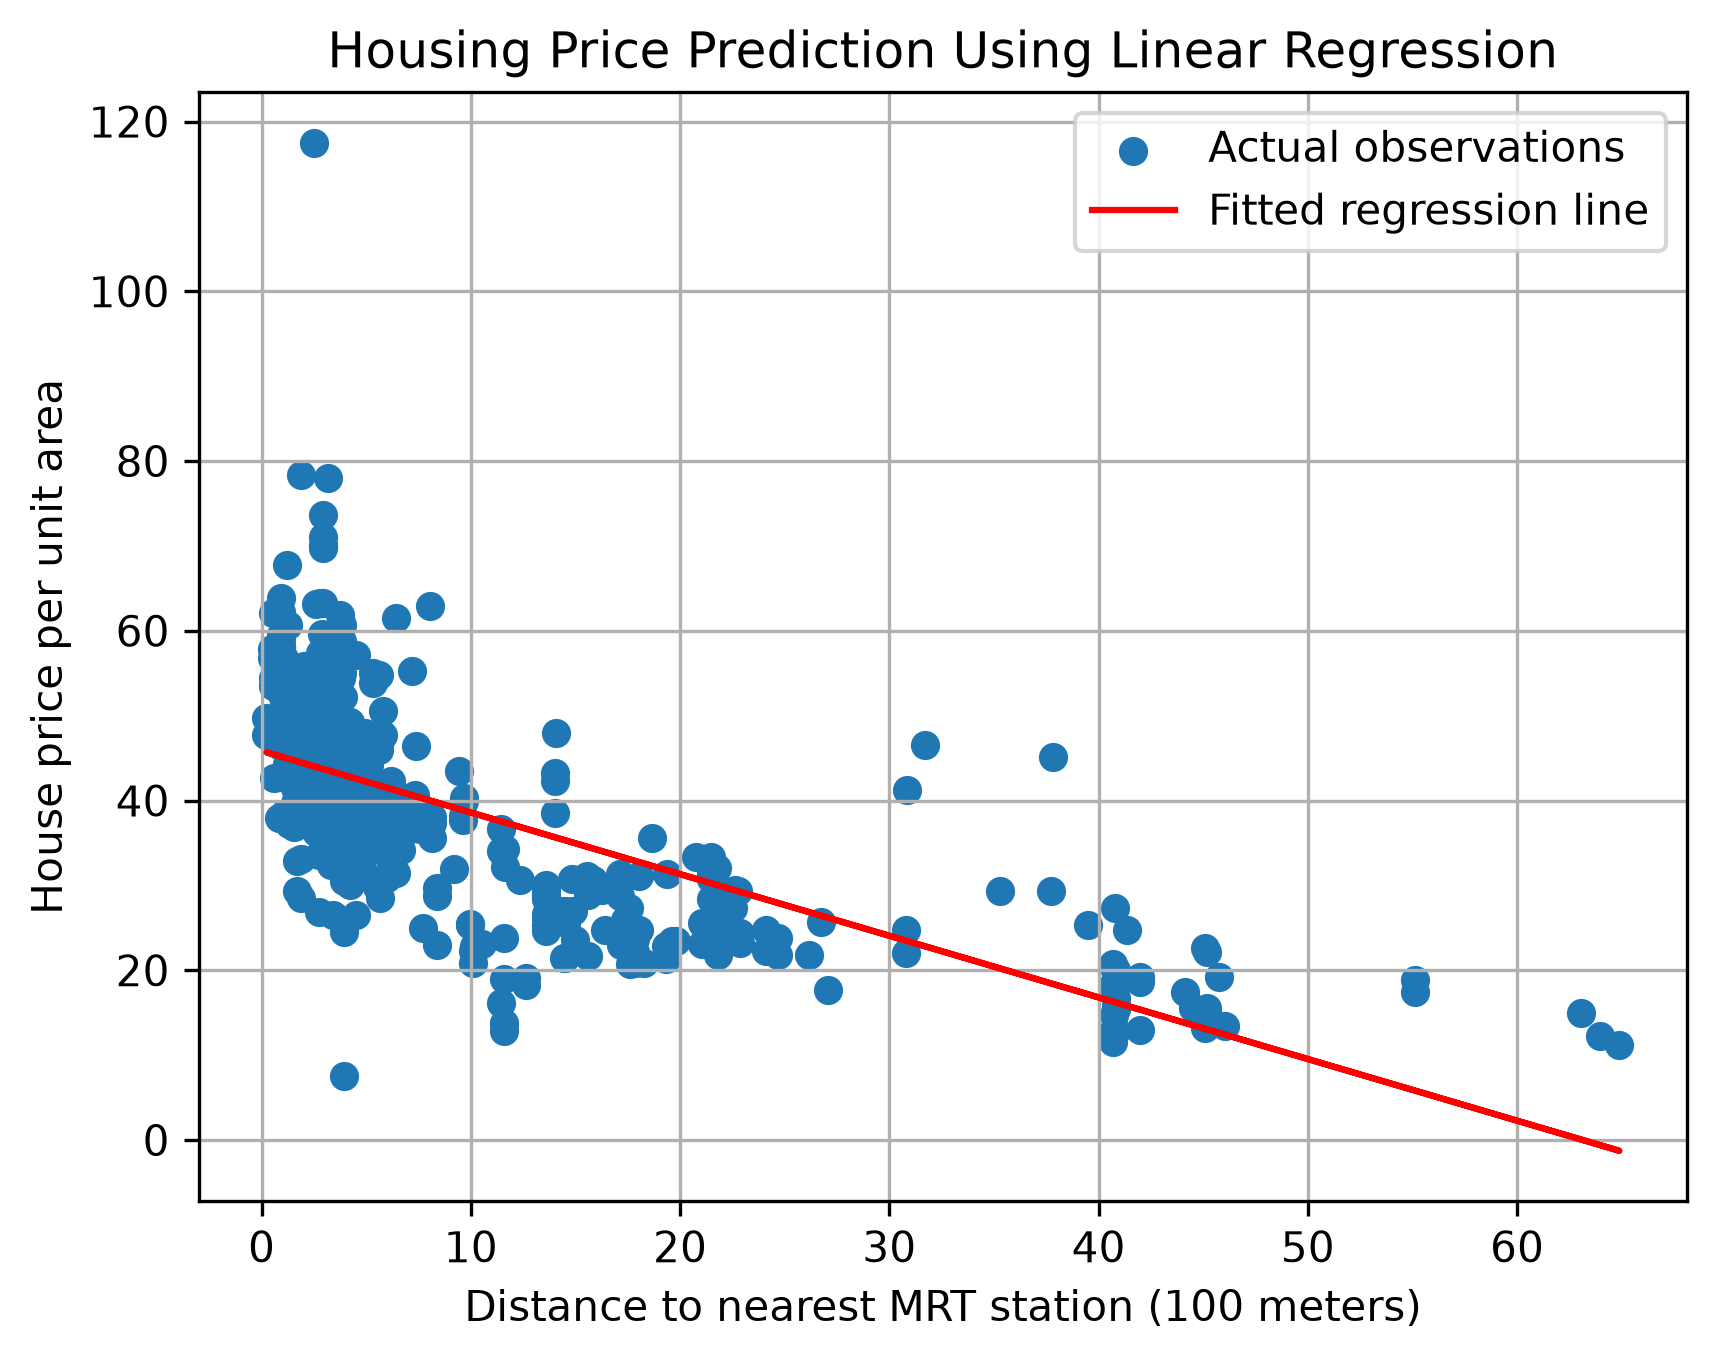

Python code for this plot:

import pandas as pd
import matplotlib.pyplot as plt
from sklearn.linear_model import LinearRegression

# Load the UCI Real Estate dataset
homes = pd.read_csv("real_estate.csv")

# Convert distance into units of 100 meters
homes["distance_100m"] = (
    homes["X3 distance to the nearest MRT station"] / 100
)

# Select input feature and target
X = homes[["distance_100m"]]
y = homes["Y house price of unit area"]

# Train the linear regression model
model = LinearRegression()
model.fit(X, y)

# Print slope and intercept
print("Slope:", model.coef_[0])
print("Intercept:", model.intercept_)

# Predict price at 500 meters
prediction = model.predict(
    pd.DataFrame({"distance_100m": [5]})
)

print("Predicted price at 500 meters:", prediction[0])

# Plot observations and fitted regression line
plt.scatter(X["distance_100m"], y, label="Actual observations")

plt.plot(
    X["distance_100m"],
    model.predict(X),
    color="red",
    label="Fitted regression line"
)

plt.xlabel("Distance to nearest MRT station (100 meters)")
plt.ylabel("House price per unit area")
plt.title("Housing Price Prediction Using Linear Regression")
plt.legend()
plt.grid(True)

# Save the graph
plt.savefig("task1_housing.png", dpi=300, bbox_inches="tight")

plt.show()
